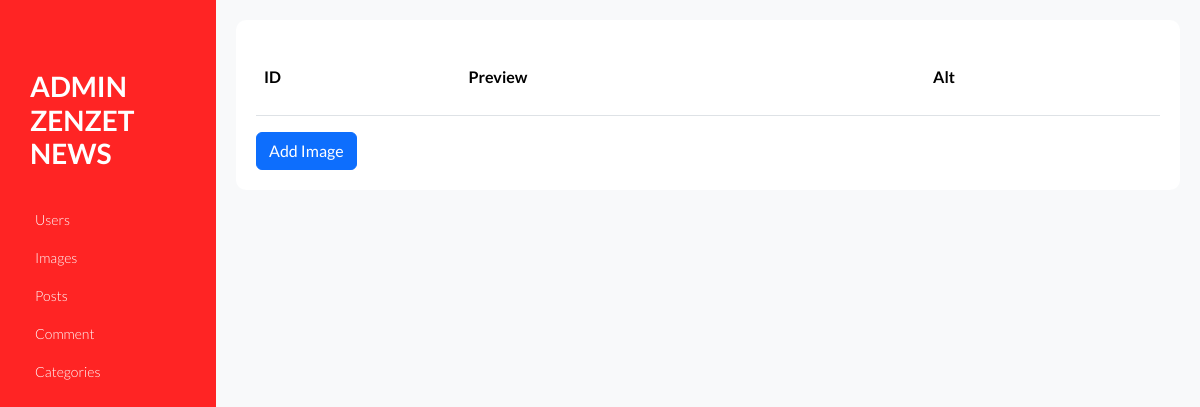
Before: /admin/images.php with the older database file.
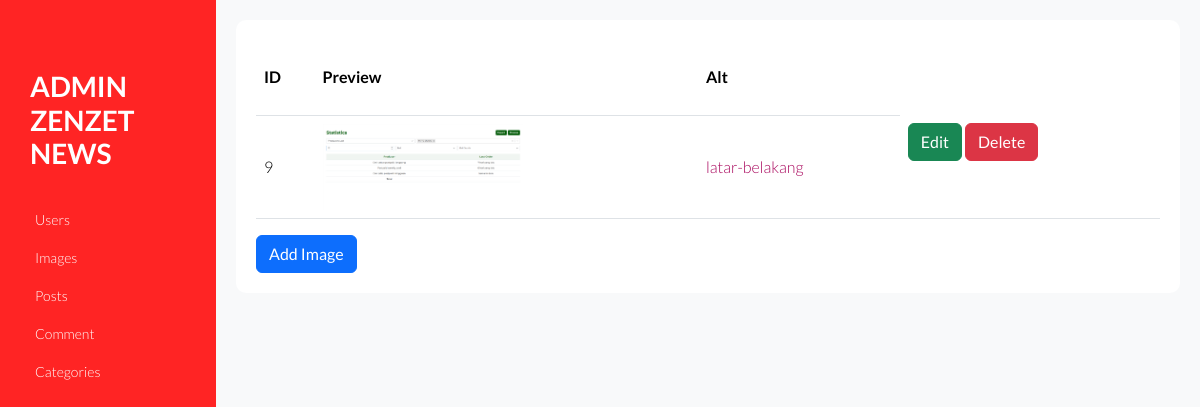
After: the same page with the newer database file.
### tables this page shows
CREATE TABLE `images` (
  `id` int NOT NULL AUTO_INCREMENT,
  `filename` varchar(255) NOT NULL,
  `size` int NOT NULL,
  `url` varchar(255) NOT NULL,
  `alt` varchar(255) NOT NULL,
  PRIMARY KEY (`id`)
);

### db/image.php (called while the page is built, shortened)
<?php
class Image
{
    protected mysqli $con;
    public function __construct($con, $targetDir)
    {
        $this->con = $con;
        $this->targetDir = $targetDir;
    }
    public function list()
    {
        $stmt = $this->con->prepare("SELECT * FROM images");
        $stmt->execute();
        $result = $stmt->get_result();
        return $result->fetch_all(MYSQLI_ASSOC);
    }
}

### admin/config.php (called while the page is built, shortened)
<?php
require_once "../db/image.php";
$serverName = $_SERVER['SERVER_NAME'];
$serverPort = $_SERVER['SERVER_PORT'];
$protocol = stripos($_SERVER['SERVER_PROTOCOL'], 'https') === true ? 'https://' : 'http://';
$serverUrl = $protocol . $serverName . ':' . $serverPort;
$db = new Database();
$con = $db->con();
$imageService = new Image($con, "../uploads/");

### admin/images.php (the view, shortened to what this page needs)
<?php require_once "config.php" ?>
<!DOCTYPE html>
<html lang="en">
<head>
  <link href="https://cdn.jsdelivr.net/npm/bootstrap@5.3.2/dist/css/bootstrap.min.css" rel="stylesheet">
  <link rel="stylesheet" type="text/css" href="syntax-highlighter/styles/shCore.css" media="all">
  <link rel="stylesheet" type="text/css" href="syntax-highlighter/styles/shThemeDefault.css" media="all">
  <link rel="stylesheet" href="css/font-awesome.min.css">
  <link rel="stylesheet" href="css/normalize.min.css">
  <link rel="stylesheet" href="css/main.css">
</head>
<body>
  <div class="container-fluid p-0">
    <?php require_once "./sidebar.php" ?>
    <div id="main-wrapper">
      <div class="main-content">
        <table class="table">
          <thead style="height:75px;">
            <tr>
              <th class="align-middle" scope="col">ID</th>
              <th class="align-middle" scope="col">Preview</th>
              <th class="align-middle" scope="col">Alt</th>
            </tr>
          </thead>
          <tbody>
            <?php foreach ($imageService->list() as $imageData) { ?>
              <tr>
                <td class="align-middle"><?= $imageData['id'] ?></td>
                <td class="align-middle">
                  <img src="<?php echo $serverUrl . "/" . $imageData['url'] ?>" alt="<?= $imageData['alt'] ?>" style="max-width: 200px; max-height: 200px;">
                </td>
                <td class="align-middle"><a href="<?php echo $serverUrl . "/" . $imageData['url'] ?>"><?= $imageData['alt'] ?></a></td>
                <td>
                  <a class="btn btn-success" href="images-edit.php?id=<?= $imageData['id'] ?>" role="button">Edit</a>
                  <a class="btn btn-danger" href="images-delete.php?id=<?= $imageData['id'] ?>" role="button">Delete</a>
                </td>
              </tr>
            <?php } ?>
          </tbody>
        </table>
        <a class="btn btn-primary" href="images-add.php" role="button">Add Image</a>
      </div>
    </div>
  </div>
</body>
</html>

Changed rows visible on the page:
added images: id "9", url (picture), alt "latar-belakang"
